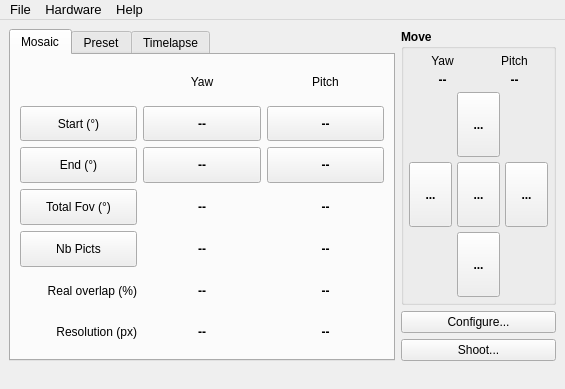
<ui version="4.0" >
 <class>MainWindow</class>
 <widget class="QMainWindow" name="MainWindow" >
  <property name="geometry" >
   <rect>
    <x>0</x>
    <y>0</y>
    <width>565</width>
    <height>389</height>
   </rect>
  </property>
  <property name="minimumSize" >
   <size>
    <width>0</width>
    <height>0</height>
   </size>
  </property>
  <property name="focusPolicy" >
   <enum>Qt::StrongFocus</enum>
  </property>
  <property name="windowTitle" >
   <string>Papywizard</string>
  </property>
  <property name="windowIcon" >
   <iconset resource="icons.qrc" >
    <normaloff>:/icons/papywizard.png</normaloff>:/icons/papywizard.png</iconset>
  </property>
  <property name="toolButtonStyle" >
   <enum>Qt::ToolButtonIconOnly</enum>
  </property>
  <property name="dockNestingEnabled" >
   <bool>false</bool>
  </property>
  <property name="unifiedTitleAndToolBarOnMac" >
   <bool>false</bool>
  </property>
  <widget class="QWidget" name="centralwidget" >
   <layout class="QGridLayout" name="gridLayout_4" >
    <item row="0" column="0" >
     <layout class="QGridLayout" name="gridLayout_2" >
      <item rowspan="2" row="0" column="0" >
       <widget class="QTabWidget" name="tabWidget" >
        <property name="enabled" >
         <bool>true</bool>
        </property>
        <property name="sizePolicy" >
         <sizepolicy vsizetype="Expanding" hsizetype="Expanding" >
          <horstretch>5</horstretch>
          <verstretch>0</verstretch>
         </sizepolicy>
        </property>
        <property name="font" >
         <font>
          <weight>50</weight>
          <bold>false</bold>
         </font>
        </property>
        <property name="tabShape" >
         <enum>QTabWidget::Rounded</enum>
        </property>
        <property name="currentIndex" >
         <number>0</number>
        </property>
        <property name="iconSize" >
         <size>
          <width>16</width>
          <height>16</height>
         </size>
        </property>
        <property name="elideMode" >
         <enum>Qt::ElideNone</enum>
        </property>
        <widget class="QWidget" name="mosaic" >
         <attribute name="title" >
          <string>Mosaic</string>
         </attribute>
         <attribute name="icon" >
          <iconset resource="icons.qrc" >
           <normaloff>:/icons/matrix.png</normaloff>:/icons/matrix.png</iconset>
         </attribute>
         <layout class="QVBoxLayout" name="verticalLayout_4" >
          <item>
           <layout class="QGridLayout" name="gridLayout_3" >
            <item row="0" column="1" >
             <widget class="QLabel" name="label_7" >
              <property name="sizePolicy" >
               <sizepolicy vsizetype="MinimumExpanding" hsizetype="Preferred" >
                <horstretch>0</horstretch>
                <verstretch>0</verstretch>
               </sizepolicy>
              </property>
              <property name="text" >
               <string>Yaw</string>
              </property>
              <property name="alignment" >
               <set>Qt::AlignCenter</set>
              </property>
             </widget>
            </item>
            <item row="0" column="2" >
             <widget class="QLabel" name="label_8" >
              <property name="sizePolicy" >
               <sizepolicy vsizetype="MinimumExpanding" hsizetype="Preferred" >
                <horstretch>0</horstretch>
                <verstretch>0</verstretch>
               </sizepolicy>
              </property>
              <property name="text" >
               <string>Pitch</string>
              </property>
              <property name="alignment" >
               <set>Qt::AlignCenter</set>
              </property>
             </widget>
            </item>
            <item row="1" column="0" >
             <widget class="QPushButton" name="setStartPushButton" >
              <property name="sizePolicy" >
               <sizepolicy vsizetype="MinimumExpanding" hsizetype="Minimum" >
                <horstretch>0</horstretch>
                <verstretch>0</verstretch>
               </sizepolicy>
              </property>
              <property name="text" >
               <string>Start (°)</string>
              </property>
             </widget>
            </item>
            <item row="1" column="1" >
             <widget class="QPushButton" name="setYawStartPushButton" >
              <property name="sizePolicy" >
               <sizepolicy vsizetype="MinimumExpanding" hsizetype="Minimum" >
                <horstretch>0</horstretch>
                <verstretch>0</verstretch>
               </sizepolicy>
              </property>
              <property name="font" >
               <font>
                <weight>75</weight>
                <bold>true</bold>
               </font>
              </property>
              <property name="text" >
               <string>--</string>
              </property>
             </widget>
            </item>
            <item row="1" column="2" >
             <widget class="QPushButton" name="setPitchStartPushButton" >
              <property name="sizePolicy" >
               <sizepolicy vsizetype="MinimumExpanding" hsizetype="Minimum" >
                <horstretch>0</horstretch>
                <verstretch>0</verstretch>
               </sizepolicy>
              </property>
              <property name="font" >
               <font>
                <weight>75</weight>
                <bold>true</bold>
               </font>
              </property>
              <property name="text" >
               <string>--</string>
              </property>
              <property name="flat" >
               <bool>false</bool>
              </property>
             </widget>
            </item>
            <item row="2" column="0" >
             <widget class="QPushButton" name="setEndPushButton" >
              <property name="sizePolicy" >
               <sizepolicy vsizetype="MinimumExpanding" hsizetype="Minimum" >
                <horstretch>0</horstretch>
                <verstretch>0</verstretch>
               </sizepolicy>
              </property>
              <property name="text" >
               <string>End (°)</string>
              </property>
             </widget>
            </item>
            <item row="2" column="1" >
             <widget class="QPushButton" name="setYawEndPushButton" >
              <property name="sizePolicy" >
               <sizepolicy vsizetype="MinimumExpanding" hsizetype="Minimum" >
                <horstretch>0</horstretch>
                <verstretch>0</verstretch>
               </sizepolicy>
              </property>
              <property name="font" >
               <font>
                <weight>75</weight>
                <bold>true</bold>
               </font>
              </property>
              <property name="text" >
               <string>--</string>
              </property>
             </widget>
            </item>
            <item row="2" column="2" >
             <widget class="QPushButton" name="setPitchEndPushButton" >
              <property name="sizePolicy" >
               <sizepolicy vsizetype="MinimumExpanding" hsizetype="Minimum" >
                <horstretch>0</horstretch>
                <verstretch>0</verstretch>
               </sizepolicy>
              </property>
              <property name="font" >
               <font>
                <weight>75</weight>
                <bold>true</bold>
               </font>
              </property>
              <property name="text" >
               <string>--</string>
              </property>
             </widget>
            </item>
            <item row="3" column="0" >
             <widget class="QPushButton" name="totalFovPushButton" >
              <property name="sizePolicy" >
               <sizepolicy vsizetype="MinimumExpanding" hsizetype="Minimum" >
                <horstretch>0</horstretch>
                <verstretch>0</verstretch>
               </sizepolicy>
              </property>
              <property name="text" >
               <string>Total Fov (°)</string>
              </property>
             </widget>
            </item>
            <item row="3" column="1" >
             <widget class="QLabel" name="yawFovLabel" >
              <property name="sizePolicy" >
               <sizepolicy vsizetype="MinimumExpanding" hsizetype="Preferred" >
                <horstretch>0</horstretch>
                <verstretch>0</verstretch>
               </sizepolicy>
              </property>
              <property name="font" >
               <font>
                <weight>75</weight>
                <bold>true</bold>
               </font>
              </property>
              <property name="text" >
               <string>--</string>
              </property>
              <property name="alignment" >
               <set>Qt::AlignCenter</set>
              </property>
             </widget>
            </item>
            <item row="3" column="2" >
             <widget class="QLabel" name="pitchFovLabel" >
              <property name="sizePolicy" >
               <sizepolicy vsizetype="MinimumExpanding" hsizetype="Preferred" >
                <horstretch>0</horstretch>
                <verstretch>0</verstretch>
               </sizepolicy>
              </property>
              <property name="font" >
               <font>
                <weight>75</weight>
                <bold>true</bold>
               </font>
              </property>
              <property name="text" >
               <string>--</string>
              </property>
              <property name="alignment" >
               <set>Qt::AlignCenter</set>
              </property>
             </widget>
            </item>
            <item row="4" column="0" >
             <widget class="QPushButton" name="nbPictsPushButton" >
              <property name="sizePolicy" >
               <sizepolicy vsizetype="MinimumExpanding" hsizetype="Minimum" >
                <horstretch>0</horstretch>
                <verstretch>0</verstretch>
               </sizepolicy>
              </property>
              <property name="text" >
               <string>Nb Picts</string>
              </property>
             </widget>
            </item>
            <item row="4" column="1" >
             <widget class="QLabel" name="yawNbPictsLabel" >
              <property name="sizePolicy" >
               <sizepolicy vsizetype="MinimumExpanding" hsizetype="Preferred" >
                <horstretch>0</horstretch>
                <verstretch>0</verstretch>
               </sizepolicy>
              </property>
              <property name="font" >
               <font>
                <weight>75</weight>
                <bold>true</bold>
               </font>
              </property>
              <property name="text" >
               <string>--</string>
              </property>
              <property name="alignment" >
               <set>Qt::AlignCenter</set>
              </property>
             </widget>
            </item>
            <item row="4" column="2" >
             <widget class="QLabel" name="pitchNbPictsLabel" >
              <property name="sizePolicy" >
               <sizepolicy vsizetype="MinimumExpanding" hsizetype="Preferred" >
                <horstretch>0</horstretch>
                <verstretch>0</verstretch>
               </sizepolicy>
              </property>
              <property name="font" >
               <font>
                <weight>75</weight>
                <bold>true</bold>
               </font>
              </property>
              <property name="text" >
               <string>--</string>
              </property>
              <property name="alignment" >
               <set>Qt::AlignCenter</set>
              </property>
             </widget>
            </item>
            <item row="5" column="0" >
             <widget class="QLabel" name="label_5" >
              <property name="sizePolicy" >
               <sizepolicy vsizetype="MinimumExpanding" hsizetype="Preferred" >
                <horstretch>0</horstretch>
                <verstretch>0</verstretch>
               </sizepolicy>
              </property>
              <property name="text" >
               <string>Real overlap (%)</string>
              </property>
              <property name="alignment" >
               <set>Qt::AlignRight|Qt::AlignTrailing|Qt::AlignVCenter</set>
              </property>
              <property name="margin" >
               <number>5</number>
              </property>
             </widget>
            </item>
            <item row="5" column="1" >
             <widget class="QLabel" name="yawRealOverlapLabel" >
              <property name="sizePolicy" >
               <sizepolicy vsizetype="MinimumExpanding" hsizetype="Preferred" >
                <horstretch>0</horstretch>
                <verstretch>0</verstretch>
               </sizepolicy>
              </property>
              <property name="font" >
               <font>
                <weight>75</weight>
                <bold>true</bold>
               </font>
              </property>
              <property name="text" >
               <string>--</string>
              </property>
              <property name="alignment" >
               <set>Qt::AlignCenter</set>
              </property>
             </widget>
            </item>
            <item row="5" column="2" >
             <widget class="QLabel" name="pitchRealOverlapLabel" >
              <property name="sizePolicy" >
               <sizepolicy vsizetype="MinimumExpanding" hsizetype="Preferred" >
                <horstretch>0</horstretch>
                <verstretch>0</verstretch>
               </sizepolicy>
              </property>
              <property name="font" >
               <font>
                <weight>75</weight>
                <bold>true</bold>
               </font>
              </property>
              <property name="text" >
               <string>--</string>
              </property>
              <property name="alignment" >
               <set>Qt::AlignCenter</set>
              </property>
             </widget>
            </item>
            <item row="6" column="0" >
             <widget class="QLabel" name="label_6" >
              <property name="sizePolicy" >
               <sizepolicy vsizetype="MinimumExpanding" hsizetype="Preferred" >
                <horstretch>0</horstretch>
                <verstretch>0</verstretch>
               </sizepolicy>
              </property>
              <property name="text" >
               <string>Resolution (px)</string>
              </property>
              <property name="alignment" >
               <set>Qt::AlignRight|Qt::AlignTrailing|Qt::AlignVCenter</set>
              </property>
              <property name="margin" >
               <number>5</number>
              </property>
             </widget>
            </item>
            <item row="6" column="1" >
             <widget class="QLabel" name="yawResolutionLabel" >
              <property name="sizePolicy" >
               <sizepolicy vsizetype="MinimumExpanding" hsizetype="Preferred" >
                <horstretch>0</horstretch>
                <verstretch>0</verstretch>
               </sizepolicy>
              </property>
              <property name="font" >
               <font>
                <weight>75</weight>
                <bold>true</bold>
               </font>
              </property>
              <property name="text" >
               <string>--</string>
              </property>
              <property name="alignment" >
               <set>Qt::AlignCenter</set>
              </property>
             </widget>
            </item>
            <item row="6" column="2" >
             <widget class="QLabel" name="pitchResolutionLabel" >
              <property name="sizePolicy" >
               <sizepolicy vsizetype="MinimumExpanding" hsizetype="Preferred" >
                <horstretch>0</horstretch>
                <verstretch>0</verstretch>
               </sizepolicy>
              </property>
              <property name="font" >
               <font>
                <weight>75</weight>
                <bold>true</bold>
               </font>
              </property>
              <property name="text" >
               <string>--</string>
              </property>
              <property name="alignment" >
               <set>Qt::AlignCenter</set>
              </property>
             </widget>
            </item>
           </layout>
          </item>
         </layout>
        </widget>
        <widget class="QWidget" name="preset" >
         <attribute name="title" >
          <string>Preset</string>
         </attribute>
         <attribute name="icon" >
          <iconset resource="icons.qrc" >
           <normaloff>:/icons/multiline.png</normaloff>:/icons/multiline.png</iconset>
         </attribute>
         <layout class="QVBoxLayout" name="verticalLayout_6" >
          <item>
           <layout class="QVBoxLayout" name="verticalLayout_5" >
            <item>
             <layout class="QHBoxLayout" name="horizontalLayout_2" >
              <item>
               <widget class="QLabel" name="label_4" >
                <property name="enabled" >
                 <bool>true</bool>
                </property>
                <property name="sizePolicy" >
                 <sizepolicy vsizetype="Preferred" hsizetype="Minimum" >
                  <horstretch>0</horstretch>
                  <verstretch>0</verstretch>
                 </sizepolicy>
                </property>
                <property name="text" >
                 <string>Name</string>
                </property>
                <property name="alignment" >
                 <set>Qt::AlignRight|Qt::AlignTrailing|Qt::AlignVCenter</set>
                </property>
                <property name="margin" >
                 <number>5</number>
                </property>
               </widget>
              </item>
              <item>
               <widget class="QComboBox" name="presetComboBox" >
                <property name="sizePolicy" >
                 <sizepolicy vsizetype="Fixed" hsizetype="MinimumExpanding" >
                  <horstretch>0</horstretch>
                  <verstretch>0</verstretch>
                 </sizepolicy>
                </property>
               </widget>
              </item>
             </layout>
            </item>
            <item>
             <widget class="QPlainTextEdit" name="presetInfoPlainTextEdit" >
              <property name="sizePolicy" >
               <sizepolicy vsizetype="Expanding" hsizetype="Expanding" >
                <horstretch>0</horstretch>
                <verstretch>0</verstretch>
               </sizepolicy>
              </property>
              <property name="readOnly" >
               <bool>true</bool>
              </property>
             </widget>
            </item>
            <item>
             <widget class="QLabel" name="label_3" >
              <property name="sizePolicy" >
               <sizepolicy vsizetype="Preferred" hsizetype="Preferred" >
                <horstretch>0</horstretch>
                <verstretch>0</verstretch>
               </sizepolicy>
              </property>
              <property name="text" >
               <string>Be sure that the preset used is compatible with your camera and lens size (collision).</string>
              </property>
              <property name="textFormat" >
               <enum>Qt::PlainText</enum>
              </property>
              <property name="scaledContents" >
               <bool>false</bool>
              </property>
              <property name="alignment" >
               <set>Qt::AlignLeading|Qt::AlignLeft|Qt::AlignVCenter</set>
              </property>
              <property name="wordWrap" >
               <bool>true</bool>
              </property>
             </widget>
            </item>
           </layout>
          </item>
         </layout>
        </widget>
        <widget class="QWidget" name="timelapseTab" >
         <attribute name="title" >
          <string>Timelapse</string>
         </attribute>
         <attribute name="icon" >
          <iconset resource="icons.qrc" >
           <normaloff>:/icons/clock.png</normaloff>:/icons/clock.png</iconset>
         </attribute>
         <layout class="QVBoxLayout" name="verticalLayout_3" >
          <item>
           <widget class="QLabel" name="label_9" >
            <property name="text" >
             <string>Not yet implemented</string>
            </property>
            <property name="alignment" >
             <set>Qt::AlignCenter</set>
            </property>
           </widget>
          </item>
         </layout>
        </widget>
       </widget>
      </item>
      <item row="0" column="1" >
       <widget class="QGroupBox" name="groupBox" >
        <property name="sizePolicy" >
         <sizepolicy vsizetype="Preferred" hsizetype="Preferred" >
          <horstretch>2</horstretch>
          <verstretch>0</verstretch>
         </sizepolicy>
        </property>
        <property name="font" >
         <font>
          <weight>75</weight>
          <bold>true</bold>
         </font>
        </property>
        <property name="autoFillBackground" >
         <bool>false</bool>
        </property>
        <property name="title" >
         <string>Move</string>
        </property>
        <property name="flat" >
         <bool>false</bool>
        </property>
        <property name="checkable" >
         <bool>false</bool>
        </property>
        <property name="checked" >
         <bool>false</bool>
        </property>
        <layout class="QVBoxLayout" name="verticalLayout" >
         <property name="spacing" >
          <number>5</number>
         </property>
         <property name="margin" >
          <number>5</number>
         </property>
         <item>
          <layout class="QGridLayout" name="gridLayout" >
           <property name="topMargin" >
            <number>0</number>
           </property>
           <property name="rightMargin" >
            <number>0</number>
           </property>
           <property name="bottomMargin" >
            <number>0</number>
           </property>
           <item row="0" column="0" >
            <widget class="QLabel" name="label" >
             <property name="font" >
              <font>
               <weight>50</weight>
               <bold>false</bold>
              </font>
             </property>
             <property name="text" >
              <string>Yaw</string>
             </property>
             <property name="alignment" >
              <set>Qt::AlignCenter</set>
             </property>
            </widget>
           </item>
           <item row="0" column="1" >
            <widget class="QLabel" name="label_2" >
             <property name="font" >
              <font>
               <weight>50</weight>
               <bold>false</bold>
              </font>
             </property>
             <property name="text" >
              <string>Pitch</string>
             </property>
             <property name="alignment" >
              <set>Qt::AlignCenter</set>
             </property>
            </widget>
           </item>
           <item row="1" column="0" >
            <widget class="QLabel" name="yawHeadPosLabel" >
             <property name="font" >
              <font>
               <weight>75</weight>
               <bold>true</bold>
              </font>
             </property>
             <property name="text" >
              <string>--</string>
             </property>
             <property name="alignment" >
              <set>Qt::AlignCenter</set>
             </property>
            </widget>
           </item>
           <item row="1" column="1" >
            <widget class="QLabel" name="pitchHeadPosLabel" >
             <property name="font" >
              <font>
               <weight>75</weight>
               <bold>true</bold>
              </font>
             </property>
             <property name="text" >
              <string>--</string>
             </property>
             <property name="alignment" >
              <set>Qt::AlignCenter</set>
             </property>
            </widget>
           </item>
          </layout>
         </item>
         <item>
          <layout class="QGridLayout" name="moveArrowsGridLayout" >
           <item row="0" column="1" >
            <widget class="QToolButton" name="pitchMovePlusToolButton" >
             <property name="sizePolicy" >
              <sizepolicy vsizetype="MinimumExpanding" hsizetype="MinimumExpanding" >
               <horstretch>0</horstretch>
               <verstretch>0</verstretch>
              </sizepolicy>
             </property>
             <property name="minimumSize" >
              <size>
               <width>0</width>
               <height>0</height>
              </size>
             </property>
             <property name="text" >
              <string>...</string>
             </property>
             <property name="icon" >
              <iconset resource="icons.qrc" >
               <normaloff>:/icons/up.png</normaloff>:/icons/up.png</iconset>
             </property>
             <property name="iconSize" >
              <size>
               <width>32</width>
               <height>32</height>
              </size>
             </property>
             <property name="checkable" >
              <bool>false</bool>
             </property>
             <property name="arrowType" >
              <enum>Qt::NoArrow</enum>
             </property>
            </widget>
           </item>
           <item row="1" column="0" >
            <widget class="QToolButton" name="yawMoveMinusToolButton" >
             <property name="sizePolicy" >
              <sizepolicy vsizetype="MinimumExpanding" hsizetype="MinimumExpanding" >
               <horstretch>0</horstretch>
               <verstretch>0</verstretch>
              </sizepolicy>
             </property>
             <property name="minimumSize" >
              <size>
               <width>0</width>
               <height>0</height>
              </size>
             </property>
             <property name="text" >
              <string>...</string>
             </property>
             <property name="icon" >
              <iconset resource="icons.qrc" >
               <normaloff>:/icons/back.png</normaloff>:/icons/back.png</iconset>
             </property>
             <property name="iconSize" >
              <size>
               <width>32</width>
               <height>32</height>
              </size>
             </property>
             <property name="checkable" >
              <bool>false</bool>
             </property>
             <property name="arrowType" >
              <enum>Qt::NoArrow</enum>
             </property>
            </widget>
           </item>
           <item row="1" column="1" >
            <widget class="QToolButton" name="setOriginToolButton" >
             <property name="enabled" >
              <bool>true</bool>
             </property>
             <property name="sizePolicy" >
              <sizepolicy vsizetype="MinimumExpanding" hsizetype="MinimumExpanding" >
               <horstretch>0</horstretch>
               <verstretch>0</verstretch>
              </sizepolicy>
             </property>
             <property name="minimumSize" >
              <size>
               <width>0</width>
               <height>0</height>
              </size>
             </property>
             <property name="text" >
              <string>...</string>
             </property>
             <property name="icon" >
              <iconset resource="icons.qrc" >
               <normaloff>:/icons/gohome.png</normaloff>:/icons/gohome.png</iconset>
             </property>
             <property name="iconSize" >
              <size>
               <width>32</width>
               <height>32</height>
              </size>
             </property>
             <property name="checkable" >
              <bool>false</bool>
             </property>
            </widget>
           </item>
           <item row="1" column="2" >
            <widget class="QToolButton" name="yawMovePlusToolButton" >
             <property name="sizePolicy" >
              <sizepolicy vsizetype="MinimumExpanding" hsizetype="MinimumExpanding" >
               <horstretch>0</horstretch>
               <verstretch>0</verstretch>
              </sizepolicy>
             </property>
             <property name="minimumSize" >
              <size>
               <width>0</width>
               <height>0</height>
              </size>
             </property>
             <property name="text" >
              <string>...</string>
             </property>
             <property name="icon" >
              <iconset resource="icons.qrc" >
               <normaloff>:/icons/forward.png</normaloff>:/icons/forward.png</iconset>
             </property>
             <property name="iconSize" >
              <size>
               <width>32</width>
               <height>32</height>
              </size>
             </property>
             <property name="checkable" >
              <bool>false</bool>
             </property>
             <property name="arrowType" >
              <enum>Qt::NoArrow</enum>
             </property>
            </widget>
           </item>
           <item row="2" column="1" >
            <widget class="QToolButton" name="pitchMoveMinusToolButton" >
             <property name="sizePolicy" >
              <sizepolicy vsizetype="MinimumExpanding" hsizetype="MinimumExpanding" >
               <horstretch>0</horstretch>
               <verstretch>0</verstretch>
              </sizepolicy>
             </property>
             <property name="minimumSize" >
              <size>
               <width>0</width>
               <height>0</height>
              </size>
             </property>
             <property name="text" >
              <string>...</string>
             </property>
             <property name="icon" >
              <iconset resource="icons.qrc" >
               <normaloff>:/icons/down.png</normaloff>:/icons/down.png</iconset>
             </property>
             <property name="iconSize" >
              <size>
               <width>32</width>
               <height>32</height>
              </size>
             </property>
             <property name="checkable" >
              <bool>false</bool>
             </property>
             <property name="arrowType" >
              <enum>Qt::NoArrow</enum>
             </property>
            </widget>
           </item>
          </layout>
         </item>
        </layout>
       </widget>
      </item>
      <item row="1" column="1" >
       <layout class="QVBoxLayout" name="verticalLayout_2" >
        <item>
         <widget class="QPushButton" name="configPushButton" >
          <property name="sizePolicy" >
           <sizepolicy vsizetype="Fixed" hsizetype="Minimum" >
            <horstretch>0</horstretch>
            <verstretch>0</verstretch>
           </sizepolicy>
          </property>
          <property name="text" >
           <string>Configure...</string>
          </property>
          <property name="icon" >
           <iconset resource="icons.qrc" >
            <normaloff>:/icons/configure.png</normaloff>:/icons/configure.png</iconset>
          </property>
          <property name="iconSize" >
           <size>
            <width>16</width>
            <height>16</height>
           </size>
          </property>
         </widget>
        </item>
        <item>
         <widget class="QPushButton" name="shootPushButton" >
          <property name="sizePolicy" >
           <sizepolicy vsizetype="Fixed" hsizetype="Minimum" >
            <horstretch>0</horstretch>
            <verstretch>0</verstretch>
           </sizepolicy>
          </property>
          <property name="text" >
           <string>Shoot...</string>
          </property>
          <property name="icon" >
           <iconset resource="icons.qrc" >
            <normaloff>:/icons/launch.png</normaloff>:/icons/launch.png</iconset>
          </property>
          <property name="iconSize" >
           <size>
            <width>32</width>
            <height>32</height>
           </size>
          </property>
         </widget>
        </item>
       </layout>
      </item>
     </layout>
    </item>
   </layout>
  </widget>
  <widget class="QMenuBar" name="menubar" >
   <property name="geometry" >
    <rect>
     <x>0</x>
     <y>0</y>
     <width>565</width>
     <height>31</height>
    </rect>
   </property>
   <property name="font" >
    <font>
     <pointsize>10</pointsize>
    </font>
   </property>
   <widget class="QMenu" name="menuFile" >
    <property name="title" >
     <string>File</string>
    </property>
    <addaction name="actionFileImportPreset" />
    <addaction name="actionFileLoadStyleSheet" />
    <addaction name="separator" />
    <addaction name="actionFileQuit" />
   </widget>
   <widget class="QMenu" name="menuHardware" >
    <property name="title" >
     <string>Hardware</string>
    </property>
    <widget class="QMenu" name="menuSetLimit" >
     <property name="title" >
      <string>Set Limit</string>
     </property>
     <addaction name="actionHardwareSetLimitYawMinus" />
     <addaction name="actionHardwareSetLimitYawPlus" />
     <addaction name="actionHardwareSetLimitPitchPlus" />
     <addaction name="actionHardwareSetLimitPitchMinus" />
    </widget>
    <addaction name="actionHardwareConnect" />
    <addaction name="separator" />
    <addaction name="menuSetLimit" />
    <addaction name="actionHardwareClearLimits" />
    <addaction name="separator" />
    <addaction name="actionHardwareGotoHome" />
    <addaction name="actionHardwareGotoInitial" />
   </widget>
   <widget class="QMenu" name="menuHelp" >
    <property name="title" >
     <string>Help</string>
    </property>
    <addaction name="actionHelpManual" />
    <addaction name="separator" />
    <addaction name="actionHelpViewLog" />
    <addaction name="separator" />
    <addaction name="actionHelpAboutPapywizard" />
    <addaction name="actionHelpAboutQt" />
   </widget>
   <addaction name="menuFile" />
   <addaction name="menuHardware" />
   <addaction name="menuHelp" />
  </widget>
  <widget class="QStatusBar" name="statusbar" >
   <property name="sizeGripEnabled" >
    <bool>false</bool>
   </property>
  </widget>
  <action name="actionFileQuit" >
   <property name="icon" >
    <iconset resource="icons.qrc" >
     <normaloff>:/icons/exit.png</normaloff>:/icons/exit.png</iconset>
   </property>
   <property name="text" >
    <string>Quit</string>
   </property>
   <property name="shortcut" >
    <string>Ctrl+Q</string>
   </property>
  </action>
  <action name="actionFileImportPreset" >
   <property name="icon" >
    <iconset resource="icons.qrc" >
     <normaloff>:/icons/fileimport.png</normaloff>:/icons/fileimport.png</iconset>
   </property>
   <property name="text" >
    <string>Import Preset File...</string>
   </property>
  </action>
  <action name="actionHardwareConnect" >
   <property name="checkable" >
    <bool>true</bool>
   </property>
   <property name="text" >
    <string>Connect...</string>
   </property>
  </action>
  <action name="actionHardwareClearLimits" >
   <property name="icon" >
    <iconset resource="icons.qrc" >
     <normaloff>:/icons/editclear.png</normaloff>:/icons/editclear.png</iconset>
   </property>
   <property name="text" >
    <string>Clear Limits</string>
   </property>
  </action>
  <action name="actionHardwareSetLimitYawMinus" >
   <property name="icon" >
    <iconset resource="icons.qrc" >
     <normaloff>:/icons/start.png</normaloff>:/icons/start.png</iconset>
   </property>
   <property name="text" >
    <string>Yaw -</string>
   </property>
  </action>
  <action name="actionHardwareSetLimitYawPlus" >
   <property name="icon" >
    <iconset resource="icons.qrc" >
     <normaloff>:/icons/finish.png</normaloff>:/icons/finish.png</iconset>
   </property>
   <property name="text" >
    <string>Yaw +</string>
   </property>
  </action>
  <action name="actionHardwareSetLimitPitchPlus" >
   <property name="icon" >
    <iconset resource="icons.qrc" >
     <normaloff>:/icons/top.png</normaloff>:/icons/top.png</iconset>
   </property>
   <property name="text" >
    <string>Pitch +</string>
   </property>
  </action>
  <action name="actionHardwareSetLimitPitchMinus" >
   <property name="icon" >
    <iconset resource="icons.qrc" >
     <normaloff>:/icons/bottom.png</normaloff>:/icons/bottom.png</iconset>
   </property>
   <property name="text" >
    <string>Pitch -</string>
   </property>
  </action>
  <action name="actionHelpManual" >
   <property name="icon" >
    <iconset resource="icons.qrc" >
     <normaloff>:/icons/contents.png</normaloff>:/icons/contents.png</iconset>
   </property>
   <property name="text" >
    <string>Manual</string>
   </property>
  </action>
  <action name="actionHelpViewLog" >
   <property name="icon" >
    <iconset resource="icons.qrc" >
     <normaloff>:/icons/openterm.png</normaloff>:/icons/openterm.png</iconset>
   </property>
   <property name="text" >
    <string>View Log...</string>
   </property>
  </action>
  <action name="actionHelpAboutPapywizard" >
   <property name="icon" >
    <iconset resource="icons.qrc" >
     <normaloff>:/icons/papywizard.png</normaloff>:/icons/papywizard.png</iconset>
   </property>
   <property name="text" >
    <string>About Papywizard</string>
   </property>
  </action>
  <action name="actionHelpAboutQt" >
   <property name="icon" >
    <iconset resource="icons.qrc" >
     <normaloff>:/icons/qt.png</normaloff>:/icons/qt.png</iconset>
   </property>
   <property name="text" >
    <string>About Qt</string>
   </property>
  </action>
  <action name="actionFileLoadStyleSheet" >
   <property name="icon" >
    <iconset resource="icons.qrc" >
     <normaloff>:/icons/fileopen.png</normaloff>:/icons/fileopen.png</iconset>
   </property>
   <property name="text" >
    <string>Load Style Sheet...</string>
   </property>
  </action>
  <action name="actionHardwareGotoHome" >
   <property name="icon" >
    <iconset resource="icons.qrc" >
     <normaloff>:/icons/goto.png</normaloff>:/icons/goto.png</iconset>
   </property>
   <property name="text" >
    <string>Goto Home...</string>
   </property>
  </action>
  <action name="actionHardwareGotoInitial" >
   <property name="icon" >
    <iconset resource="icons.qrc" >
     <normaloff>:/icons/goto.png</normaloff>:/icons/goto.png</iconset>
   </property>
   <property name="text" >
    <string>Goto Initial...</string>
   </property>
  </action>
 </widget>
 <resources>
  <include location="icons.qrc" />
 </resources>
 <connections>
  <connection>
   <sender>actionFileQuit</sender>
   <signal>activated()</signal>
   <receiver>MainWindow</receiver>
   <slot>close()</slot>
   <hints>
    <hint type="sourcelabel" >
     <x>-1</x>
     <y>-1</y>
    </hint>
    <hint type="destinationlabel" >
     <x>294</x>
     <y>199</y>
    </hint>
   </hints>
  </connection>
 </connections>
</ui>
